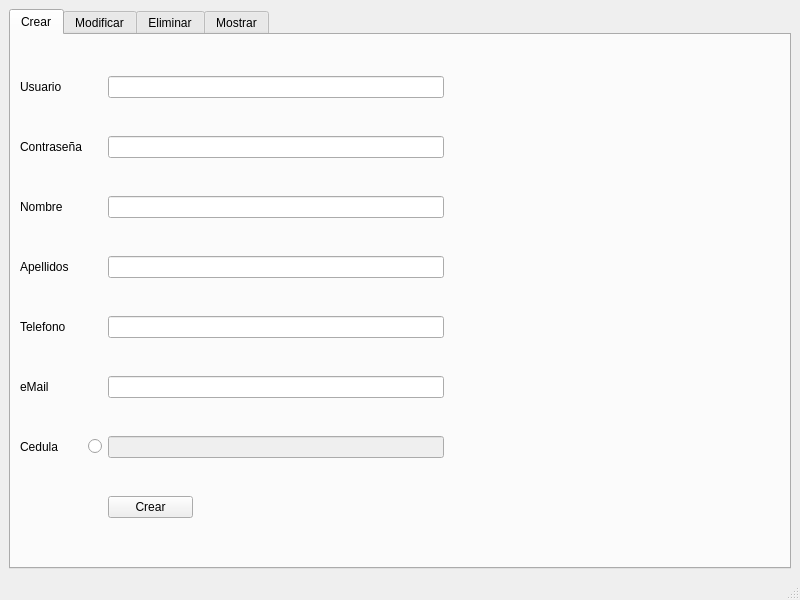
<?xml version="1.0" encoding="UTF-8"?>
<ui version="4.0">
 <class>MenuSuper</class>
 <widget class="QMainWindow" name="MenuSuper">
  <property name="geometry">
   <rect>
    <x>0</x>
    <y>0</y>
    <width>800</width>
    <height>600</height>
   </rect>
  </property>
  <property name="windowTitle">
   <string>Boss</string>
  </property>
  <widget class="QWidget" name="centralwidget">
   <layout class="QGridLayout" name="gridLayout">
    <item row="0" column="0">
     <widget class="QTabWidget" name="tabWidget">
      <property name="currentIndex">
       <number>0</number>
      </property>
      <widget class="QWidget" name="creaUsuario">
       <attribute name="title">
        <string>Crear</string>
       </attribute>
       <layout class="QGridLayout" name="gridLayout_2">
        <item row="5" column="3">
         <widget class="QLineEdit" name="nombre"/>
        </item>
        <item row="3" column="3">
         <widget class="QLineEdit" name="usuario"/>
        </item>
        <item row="9" column="3">
         <widget class="QLineEdit" name="cedula">
          <property name="enabled">
           <bool>false</bool>
          </property>
         </widget>
        </item>
        <item row="10" column="3">
         <widget class="QPushButton" name="pushButton">
          <property name="maximumSize">
           <size>
            <width>85</width>
            <height>16777215</height>
           </size>
          </property>
          <property name="text">
           <string>Crear</string>
          </property>
         </widget>
        </item>
        <item row="7" column="3">
         <widget class="QLineEdit" name="telefono"/>
        </item>
        <item row="8" column="0">
         <widget class="QLabel" name="mailLabel">
          <property name="text">
           <string>eMail</string>
          </property>
          <property name="buddy">
           <cstring>email</cstring>
          </property>
         </widget>
        </item>
        <item row="9" column="1">
         <widget class="QRadioButton" name="radioCedula">
          <property name="text">
           <string/>
          </property>
         </widget>
        </item>
        <item row="9" column="0">
         <widget class="QLabel" name="cedulaLabel">
          <property name="text">
           <string>Cedula</string>
          </property>
         </widget>
        </item>
        <item row="5" column="0">
         <widget class="QLabel" name="nameLabel">
          <property name="text">
           <string>Nombre</string>
          </property>
          <property name="buddy">
           <cstring>nombre</cstring>
          </property>
         </widget>
        </item>
        <item row="3" column="0">
         <widget class="QLabel" name="userLabel">
          <property name="text">
           <string>Usuario</string>
          </property>
          <property name="buddy">
           <cstring>usuario</cstring>
          </property>
         </widget>
        </item>
        <item row="8" column="3">
         <widget class="QLineEdit" name="email"/>
        </item>
        <item row="6" column="0">
         <widget class="QLabel" name="apLabel">
          <property name="text">
           <string>Apellidos</string>
          </property>
          <property name="buddy">
           <cstring>apellidos</cstring>
          </property>
         </widget>
        </item>
        <item row="7" column="0">
         <widget class="QLabel" name="telLabel">
          <property name="text">
           <string>Telefono</string>
          </property>
          <property name="buddy">
           <cstring>telefono</cstring>
          </property>
         </widget>
        </item>
        <item row="4" column="0">
         <widget class="QLabel" name="contraLabel">
          <property name="text">
           <string>Contraseña</string>
          </property>
          <property name="buddy">
           <cstring>password</cstring>
          </property>
         </widget>
        </item>
        <item row="4" column="4">
         <spacer name="horizontalSpacer">
          <property name="orientation">
           <enum>Qt::Horizontal</enum>
          </property>
          <property name="sizeHint" stdset="0">
           <size>
            <width>40</width>
            <height>20</height>
           </size>
          </property>
         </spacer>
        </item>
        <item row="6" column="3">
         <widget class="QLineEdit" name="apellidos"/>
        </item>
        <item row="4" column="3">
         <widget class="QLineEdit" name="password"/>
        </item>
       </layout>
      </widget>
      <widget class="QWidget" name="modificaUsuario">
       <attribute name="title">
        <string>Modificar</string>
       </attribute>
       <layout class="QGridLayout" name="gridLayout_3">
        <item row="0" column="0">
         <widget class="QWidget" name="widget" native="true">
          <property name="styleSheet">
           <string notr="true">background-color: rgb(255, 255, 255);</string>
          </property>
          <layout class="QGridLayout" name="gridLayout_4">
           <item row="0" column="0">
            <spacer name="verticalSpacer_2">
             <property name="orientation">
              <enum>Qt::Vertical</enum>
             </property>
             <property name="sizeHint" stdset="0">
              <size>
               <width>20</width>
               <height>40</height>
              </size>
             </property>
            </spacer>
           </item>
           <item row="1" column="0">
            <widget class="QLabel" name="mUsuario">
             <property name="text">
              <string>Usuario:</string>
             </property>
             <property name="buddy">
              <cstring>mUserLineE</cstring>
             </property>
            </widget>
           </item>
           <item row="2" column="0">
            <widget class="QLineEdit" name="mUserLineE"/>
           </item>
           <item row="4" column="0">
            <spacer name="verticalSpacer">
             <property name="orientation">
              <enum>Qt::Vertical</enum>
             </property>
             <property name="sizeHint" stdset="0">
              <size>
               <width>20</width>
               <height>40</height>
              </size>
             </property>
            </spacer>
           </item>
           <item row="2" column="1">
            <widget class="QPushButton" name="mBuscarPB">
             <property name="maximumSize">
              <size>
               <width>85</width>
               <height>16777215</height>
              </size>
             </property>
             <property name="text">
              <string>Buscar</string>
             </property>
            </widget>
           </item>
          </layout>
         </widget>
        </item>
        <item row="0" column="1">
         <widget class="QWidget" name="widget_2" native="true">
          <property name="styleSheet">
           <string notr="true">background-color: rgb(255, 255, 255);</string>
          </property>
          <layout class="QFormLayout" name="formLayout">
           <item row="1" column="0">
            <widget class="QLabel" name="userLabel_2">
             <property name="text">
              <string>Usuario</string>
             </property>
             <property name="buddy">
              <cstring>usuario</cstring>
             </property>
            </widget>
           </item>
           <item row="2" column="1">
            <widget class="QLineEdit" name="usuario_2">
             <property name="enabled">
              <bool>false</bool>
             </property>
            </widget>
           </item>
           <item row="3" column="0">
            <widget class="QLabel" name="contraLabel_2">
             <property name="text">
              <string>Contraseña</string>
             </property>
             <property name="buddy">
              <cstring>password</cstring>
             </property>
            </widget>
           </item>
           <item row="4" column="1">
            <widget class="QLineEdit" name="password_2">
             <property name="enabled">
              <bool>false</bool>
             </property>
            </widget>
           </item>
           <item row="5" column="0">
            <widget class="QLabel" name="nameLabel_2">
             <property name="text">
              <string>Nombre</string>
             </property>
             <property name="buddy">
              <cstring>nombre</cstring>
             </property>
            </widget>
           </item>
           <item row="6" column="1">
            <widget class="QLineEdit" name="nombre_2">
             <property name="enabled">
              <bool>false</bool>
             </property>
            </widget>
           </item>
           <item row="7" column="0">
            <widget class="QLabel" name="apLabel_2">
             <property name="text">
              <string>Apellidos</string>
             </property>
             <property name="buddy">
              <cstring>apellidos</cstring>
             </property>
            </widget>
           </item>
           <item row="8" column="1">
            <widget class="QLineEdit" name="apellidos_2">
             <property name="enabled">
              <bool>false</bool>
             </property>
            </widget>
           </item>
           <item row="9" column="0">
            <widget class="QLabel" name="telLabel_2">
             <property name="text">
              <string>Telefono</string>
             </property>
             <property name="buddy">
              <cstring>telefono</cstring>
             </property>
            </widget>
           </item>
           <item row="10" column="1">
            <widget class="QLineEdit" name="telefono_2">
             <property name="enabled">
              <bool>false</bool>
             </property>
            </widget>
           </item>
           <item row="11" column="0">
            <widget class="QLabel" name="mailLabel_2">
             <property name="text">
              <string>eMail</string>
             </property>
             <property name="buddy">
              <cstring>email</cstring>
             </property>
            </widget>
           </item>
           <item row="12" column="1">
            <widget class="QLineEdit" name="email_2">
             <property name="enabled">
              <bool>false</bool>
             </property>
            </widget>
           </item>
           <item row="13" column="0">
            <widget class="QLabel" name="cedulaLabel_2">
             <property name="text">
              <string>Cedula</string>
             </property>
            </widget>
           </item>
           <item row="14" column="1">
            <widget class="QLineEdit" name="cedula_2">
             <property name="enabled">
              <bool>false</bool>
             </property>
            </widget>
           </item>
           <item row="0" column="0">
            <spacer name="verticalSpacer_3">
             <property name="orientation">
              <enum>Qt::Vertical</enum>
             </property>
             <property name="sizeHint" stdset="0">
              <size>
               <width>20</width>
               <height>40</height>
              </size>
             </property>
            </spacer>
           </item>
           <item row="15" column="0">
            <spacer name="verticalSpacer_4">
             <property name="orientation">
              <enum>Qt::Vertical</enum>
             </property>
             <property name="sizeHint" stdset="0">
              <size>
               <width>20</width>
               <height>40</height>
              </size>
             </property>
            </spacer>
           </item>
           <item row="2" column="0">
            <widget class="QCheckBox" name="radioUsuario">
             <property name="text">
              <string/>
             </property>
            </widget>
           </item>
           <item row="4" column="0">
            <widget class="QCheckBox" name="radioPassword">
             <property name="text">
              <string/>
             </property>
            </widget>
           </item>
           <item row="6" column="0">
            <widget class="QCheckBox" name="radioNombre">
             <property name="text">
              <string/>
             </property>
            </widget>
           </item>
           <item row="8" column="0">
            <widget class="QCheckBox" name="radioApellidos">
             <property name="text">
              <string/>
             </property>
            </widget>
           </item>
           <item row="10" column="0">
            <widget class="QCheckBox" name="radioPhone">
             <property name="text">
              <string/>
             </property>
            </widget>
           </item>
           <item row="12" column="0">
            <widget class="QCheckBox" name="radioEMail">
             <property name="text">
              <string/>
             </property>
            </widget>
           </item>
           <item row="14" column="0">
            <widget class="QCheckBox" name="radioCedula_2">
             <property name="text">
              <string/>
             </property>
            </widget>
           </item>
           <item row="16" column="0">
            <widget class="QPushButton" name="pushButton_2">
             <property name="text">
              <string>Guardar</string>
             </property>
            </widget>
           </item>
          </layout>
         </widget>
        </item>
       </layout>
      </widget>
      <widget class="QWidget" name="eliminaUsuario">
       <attribute name="title">
        <string>Eliminar</string>
       </attribute>
       <layout class="QGridLayout" name="gridLayout_5">
        <item row="0" column="1">
         <spacer name="verticalSpacer_5">
          <property name="orientation">
           <enum>Qt::Vertical</enum>
          </property>
          <property name="sizeHint" stdset="0">
           <size>
            <width>20</width>
            <height>40</height>
           </size>
          </property>
         </spacer>
        </item>
        <item row="2" column="1">
         <widget class="QLineEdit" name="eUser"/>
        </item>
        <item row="3" column="1">
         <widget class="QPushButton" name="eUserPB">
          <property name="maximumSize">
           <size>
            <width>80</width>
            <height>16777215</height>
           </size>
          </property>
          <property name="text">
           <string>Eliminar</string>
          </property>
         </widget>
        </item>
        <item row="4" column="1">
         <spacer name="verticalSpacer_6">
          <property name="orientation">
           <enum>Qt::Vertical</enum>
          </property>
          <property name="sizeHint" stdset="0">
           <size>
            <width>20</width>
            <height>40</height>
           </size>
          </property>
         </spacer>
        </item>
        <item row="3" column="0">
         <spacer name="horizontalSpacer_2">
          <property name="orientation">
           <enum>Qt::Horizontal</enum>
          </property>
          <property name="sizeHint" stdset="0">
           <size>
            <width>40</width>
            <height>20</height>
           </size>
          </property>
         </spacer>
        </item>
        <item row="1" column="1">
         <widget class="QLabel" name="eUserLabel">
          <property name="maximumSize">
           <size>
            <width>80</width>
            <height>80</height>
           </size>
          </property>
          <property name="text">
           <string>Usuario</string>
          </property>
          <property name="buddy">
           <cstring>eUser</cstring>
          </property>
         </widget>
        </item>
        <item row="2" column="2">
         <spacer name="horizontalSpacer_3">
          <property name="orientation">
           <enum>Qt::Horizontal</enum>
          </property>
          <property name="sizeHint" stdset="0">
           <size>
            <width>40</width>
            <height>20</height>
           </size>
          </property>
         </spacer>
        </item>
       </layout>
      </widget>
      <widget class="QWidget" name="buscaUsuario">
       <attribute name="title">
        <string>Mostrar</string>
       </attribute>
       <layout class="QGridLayout" name="gridLayout_6">
        <item row="1" column="0">
         <widget class="QPushButton" name="mostrar">
          <property name="maximumSize">
           <size>
            <width>80</width>
            <height>16777215</height>
           </size>
          </property>
          <property name="text">
           <string>Mostrar</string>
          </property>
         </widget>
        </item>
        <item row="0" column="0">
         <widget class="QTableView" name="tableView"/>
        </item>
       </layout>
      </widget>
     </widget>
    </item>
   </layout>
  </widget>
  <widget class="QMenuBar" name="menubar">
   <property name="geometry">
    <rect>
     <x>0</x>
     <y>0</y>
     <width>800</width>
     <height>20</height>
    </rect>
   </property>
  </widget>
  <widget class="QStatusBar" name="statusbar"/>
 </widget>
 <tabstops>
  <tabstop>tabWidget</tabstop>
  <tabstop>usuario</tabstop>
  <tabstop>password</tabstop>
  <tabstop>nombre</tabstop>
  <tabstop>apellidos</tabstop>
  <tabstop>telefono</tabstop>
  <tabstop>email</tabstop>
  <tabstop>radioCedula</tabstop>
  <tabstop>cedula</tabstop>
  <tabstop>mUserLineE</tabstop>
  <tabstop>mBuscarPB</tabstop>
  <tabstop>radioUsuario</tabstop>
  <tabstop>usuario_2</tabstop>
  <tabstop>radioPassword</tabstop>
  <tabstop>password_2</tabstop>
  <tabstop>radioNombre</tabstop>
  <tabstop>nombre_2</tabstop>
  <tabstop>radioApellidos</tabstop>
  <tabstop>apellidos_2</tabstop>
  <tabstop>radioPhone</tabstop>
  <tabstop>telefono_2</tabstop>
  <tabstop>radioEMail</tabstop>
  <tabstop>email_2</tabstop>
  <tabstop>radioCedula_2</tabstop>
  <tabstop>cedula_2</tabstop>
 </tabstops>
 <resources/>
 <connections/>
</ui>
